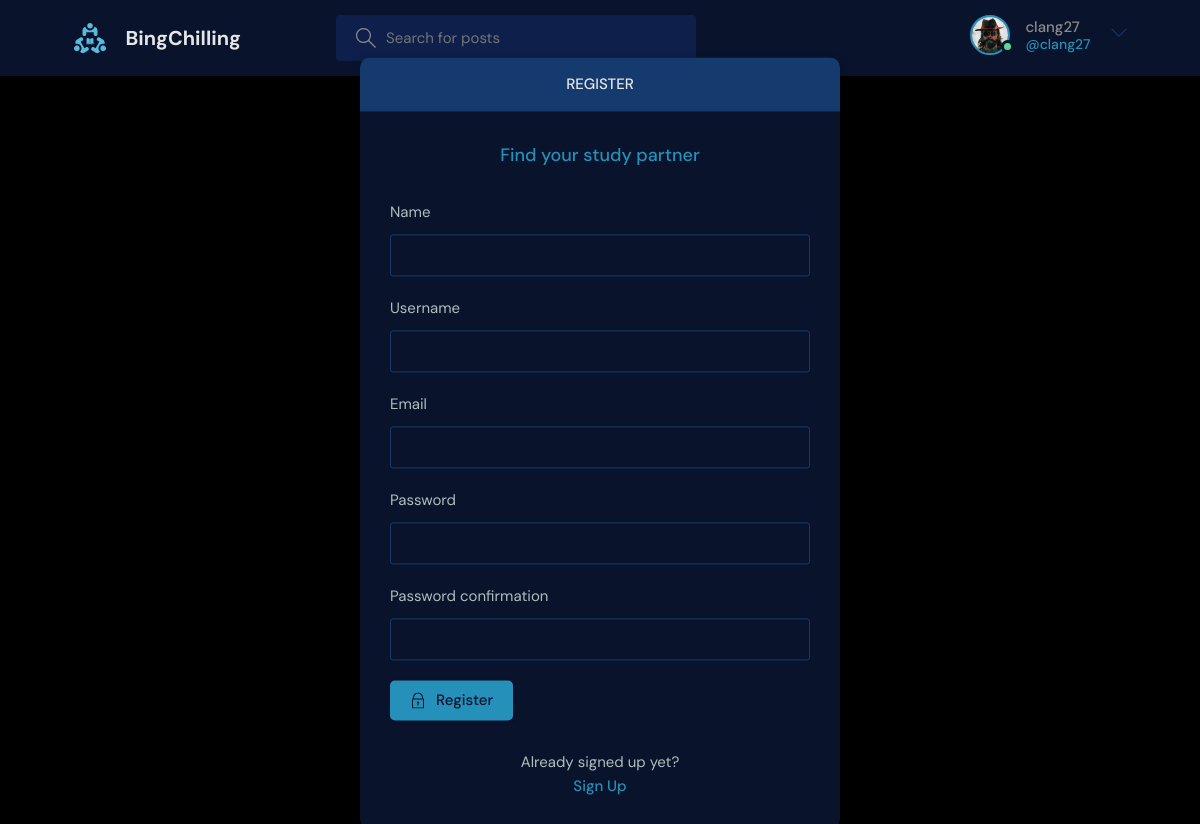
Page /register/ (signed in) on the committed database.
### base/models.py (models this page shows)
class User(AbstractUser):
    name = models.CharField(max_length=200, null=True)
    email = models.EmailField(unique=True, null=True)
    bio = models.TextField(null=True)
    avatar = models.ImageField(null=True, default="avatar.svg")
    USERNAME_FIELD = 'email'
    REQUIRED_FIELDS = ['username',]

### base/views.py (the view, shortened to what this page needs)
# urls.py: path('register/', views.registerPage, name="register"),
def registerPage(request):
    form = MyUserCreationForm()
    return render(request, 'base/login_register.html', {'form': form})

### base/forms.py
class MyUserCreationForm(UserCreationForm):
    class Meta:
        model = User
        fields = ['name', 'username', 'email', 'password1', 'password2']

### base/templates/base/login_register.html (shortened to what this page needs)
{% extends 'main.html' %}
{% block content %}
<main class="auth layout">
  {% if page == 'login' %}
  <div class="container">
    <div class="layout__box">
      <div class="layout__boxHeader">
        <div class="layout__boxTitle">
          <h3>Login</h3>
        </div>
      </div>
      <div class="layout__body">
        <h2 class="auth__tagline">Find your study partner</h2>
        <form class="form" action="" method="POST">
          {% csrf_token %}
          <div class="form__group form__group">
            <label for="room_name">Email</label>
            <input id="username" name="email" type="email" placeholder="e.g. dennis_ivy@email.com />
          </div>
          <div class=" form__group">
            <label for="password">Password</label>
            <input id="password" name="password" type="password"
              placeholder="&bull;&bull;&bull;&bull;&bull;&bull;&bull;&bull;" />
          </div>
          <button class="btn btn--main" type="submit">
            <svg version="1.1" xmlns="http://www.w3.org/2000/svg" width="32" height="32" viewBox="0 0 32 32">
              <title>lock</title>
              <path
                d="M27 12h-1v-2c0-5.514-4.486-10-10-10s-10 4.486-10 10v2h-1c-0.553 0-1 0.447-1 1v18c0 0.553 0.447 1 1 1h22c0.553 0 1-0.447 1-1v-18c0-0.553-0.447-1-1-1zM8 10c0-4.411 3.589-8 8-8s8 3.589 8 8v2h-16v-2zM26 30h-20v-16h20v16z">
              </path>
              <path
                d="M15 21.694v4.306h2v-4.306c0.587-0.348 1-0.961 1-1.694 0-1.105-0.895-2-2-2s-2 0.895-2 2c0 0.732 0.413 1.345 1 1.694z">
              </path>
            </svg>
            Login
          </button>
        </form>
        <div class="auth__action">
          <p>Haven't signed up yet?</p>
          <a href="{% url 'register' %}" class="btn btn--link">Sign Up</a>
        </div>
      </div>
    </div>
  </div>
  {% else %}
  <div class="container">
    <div class="layout__box">
      <div class="layout__boxHeader">
        <div class="layout__boxTitle">
          <h3>Register</h3>
        </div>
      </div>
      <div class="layout__body">
        <h2 class="auth__tagline">Find your study partner</h2>
        <form class="form" action="" method="POST">
          {% for field in form %}
          <div class="form__group form__group">
            <label for="room_name">{{field.label}}</label>
            {{field}}
          </div>
          {% endfor %}
          <button class="btn btn--main" type="submit">
            Register
          </button>
        </form>
        <div class="auth__action">
          <p>Already signed up yet?</p>
          <a href="{% url 'login' %}" class="btn btn--link">Sign Up</a>
        </div>
      </div>
    </div>
  </div>
  {% endif %}
</main>
{% endblock content %}

### templates/navbar.html (shortened to what this page needs)
{% load static %}
<header class="header header--loggedIn">
  <div class="container">
    <a href="{% url 'home' %}" class="header__logo">
      <img src="{% static 'images/logo.svg' %}" />
      <h1>BingChilling</h1>
    </a>
    <form class="header__search" method="GET" action="{% url 'home' %}">
      <label>
        <input name="q" placeholder="Search for posts" />
      </label>
    </form>
    <nav class="header__menu">
      {% if request.user.is_authenticated %}
      <div class="header__user">
        <a href="{% url 'update-user' %}">
          <div class="avatar avatar--medium active">
            <img src="{{request.user.avatar.url}}" />
          </div>
          <p>
            {{request.user.username}} <span>@{{request.user.username}}</span>
          </p>
        </a>
        <button class="dropdown-button">
          <svg
            version="1.1"
            xmlns="http://www.w3.org/2000/svg"
            width="32"
            height="32"
            viewBox="0 0 32 32"
          >
            <title>chevron-down</title>
            <path d="M16 21l-13-13h-3l16 16 16-16h-3l-13 13z"></path>
          </svg>
        </button>
      </div>
      {% else %}
      <a href="{% url 'login' %}">
        <img src="{% static 'images/avatar.svg' %}" />
        <p>Login</p>
      </a>
      {% endif %}
    </nav>
  </div>
</header>

### rows in the picture
User: user.avatar (picture), user.username "clang27"

### other values in the picture
{{ field.label }} "Name" "Username" "Email" "Password" "Password confirmation"
